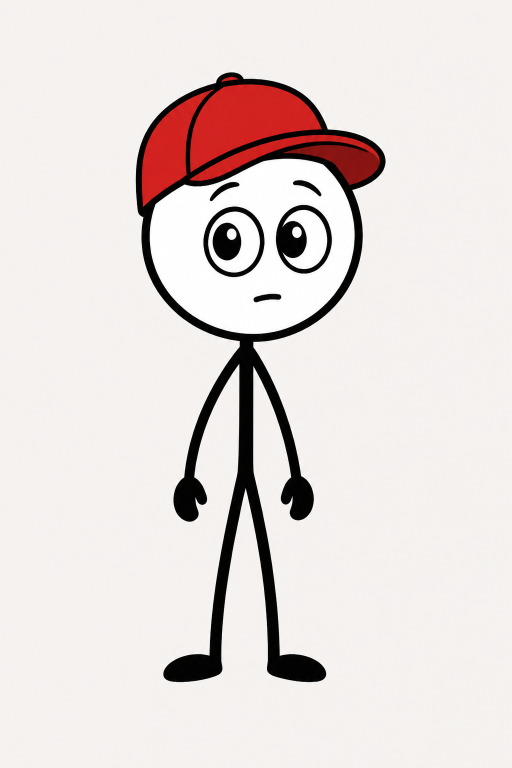
#> input picture assets/character/k_stick_base.png, 1024 x 1536 px (shown at 1/2 size)
$ python make_transparent.py
#> lines starting #> are read from the running program, lines starting #| are printed output that depends on the picture
from PIL import Image
import os

INPUT_FILES = [
    "assets/character/k_stick_base.png",
    "assets/expressions/k_stick_happy.png",
    "assets/expressions/k_stick_sad.png",
    "assets/expressions/k_stick_angry.png",
    "assets/expressions/k_stick_shocked.png",
    "assets/expressions/k_stick_sleepy.png",
]

OUTPUT_DIR = "assets/transparent"

os.makedirs(OUTPUT_DIR, exist_ok=True)


def remove_light_background(input_path, output_path):
#> called with input_path = 'assets/character/k_stick_base.png'
    img = Image.open(input_path).convert("RGBA")
    pixels = img.load()

    for y in range(img.height):
        for x in range(img.width):
            r, g, b, a = pixels[x, y]

            # Remove nearly-white / very light neutral background
            if r > 235 and g > 235 and b > 235:
                pixels[x, y] = (255, 255, 255, 0)

    # Crop transparent padding
    bbox = img.getbbox()
#> bbox = (269, 138, 1024, 1536)
    if bbox:
        img = img.crop(bbox)
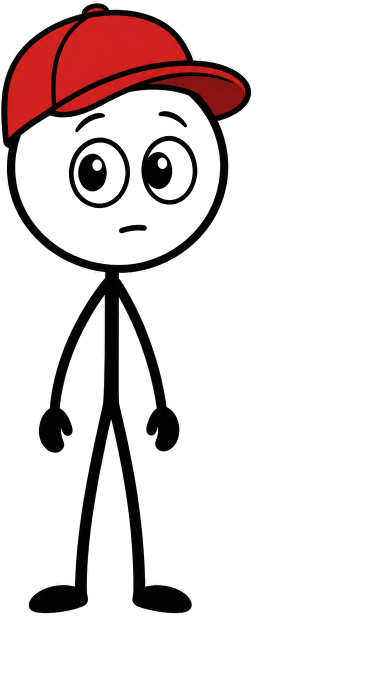
#> img: PIL image 755x1398 RGBA (shown at 1/2 size); mean R, G, B, A 227.7, 219.4, 219.2, 39.3; transparent parts drawn white

    img.save(output_path)


for input_path in INPUT_FILES:
    name = os.path.basename(input_path)

    output_path = os.path.join(
        OUTPUT_DIR,
        name.replace(".png", "_transparent.png")
    )

    remove_light_background(input_path, output_path)
    print(f"Saved: {output_path}")
#> pass 2 of the loop `for input_path in INPUT_FILES:`:
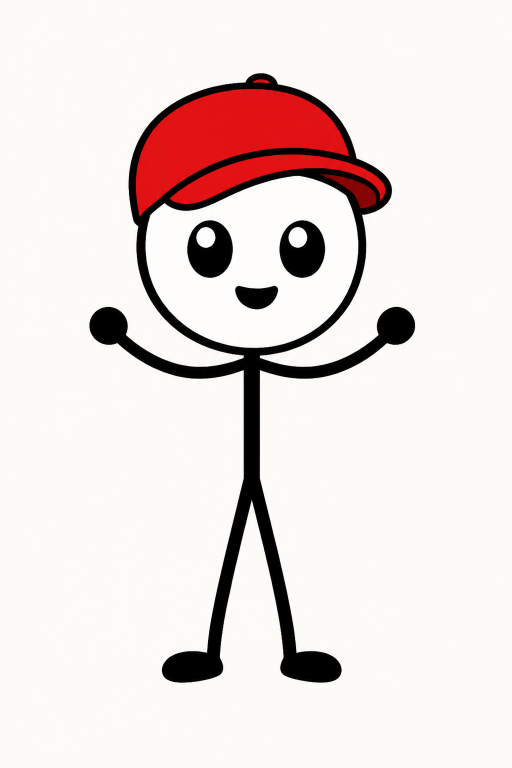
#> input picture assets/expressions/k_stick_happy.png, 1024 x 1536 px (shown at 1/2 size)
#> bbox = (178, 146, 831, 1366)
#> in remove_light_background (call 2), `img = img.crop(bbox)`:
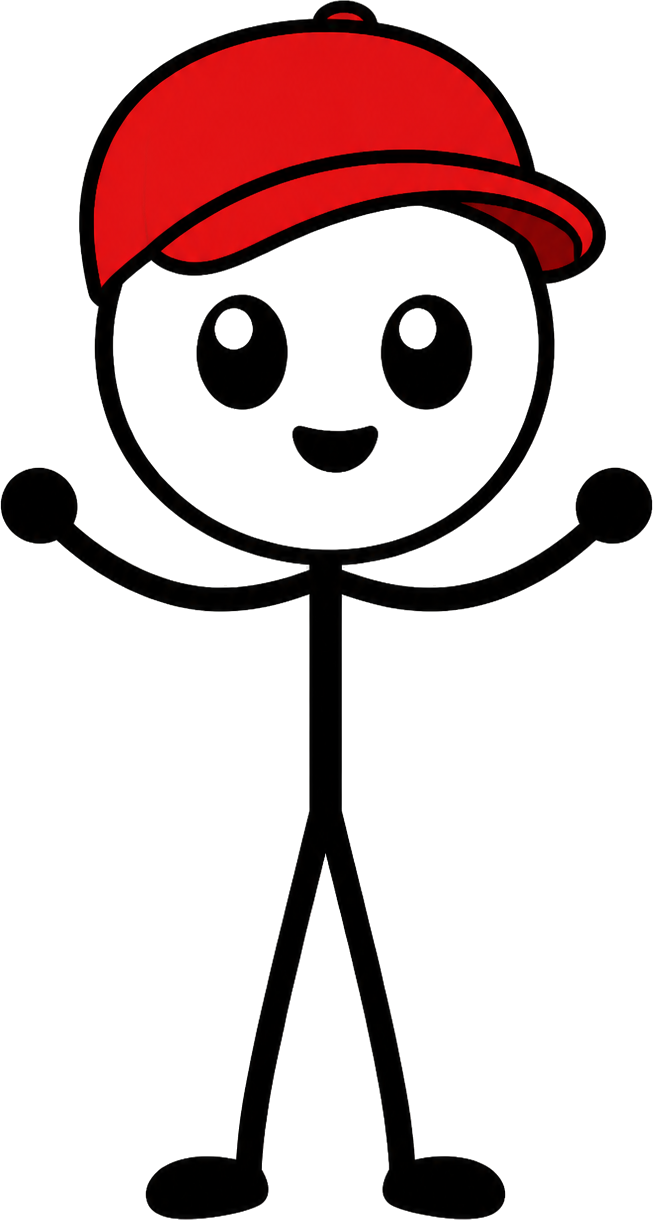
#> img: PIL image 653x1220 RGBA; mean R, G, B, A 215.2, 197.9, 198, 60.3; transparent parts drawn white
#> pass 3 of the loop `for input_path in INPUT_FILES:`:
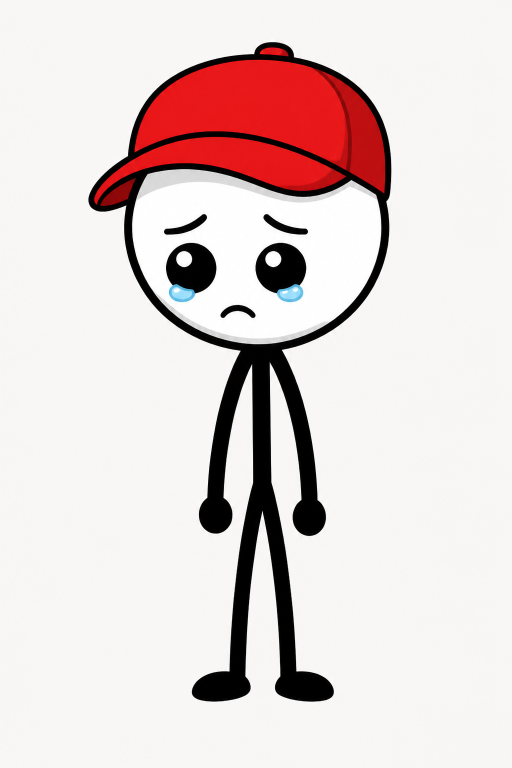
#> input picture assets/expressions/k_stick_sad.png, 1024 x 1536 px (shown at 1/2 size)
#> bbox = (176, 82, 783, 1404)
#> in remove_light_background (call 3), `img = img.crop(bbox)`:
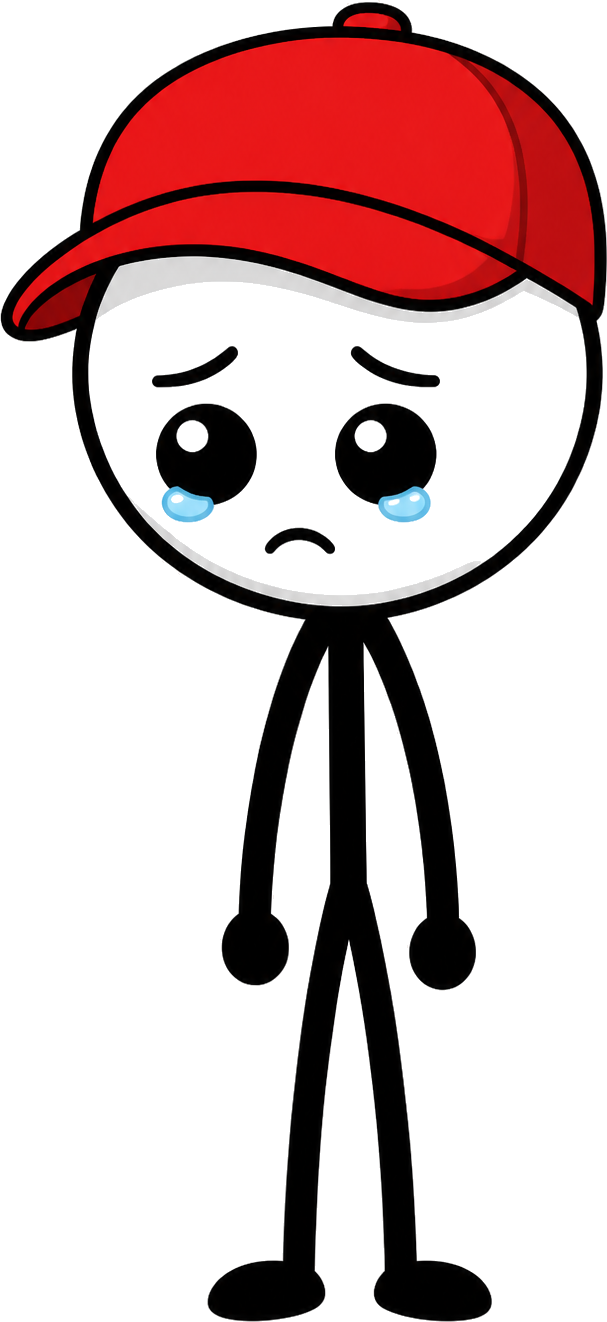
#> img: PIL image 607x1322 RGBA; mean R, G, B, A 209.6, 185.4, 185.7, 77.8; transparent parts drawn white
#> the loop made 6 passes; the first 3 are shown
